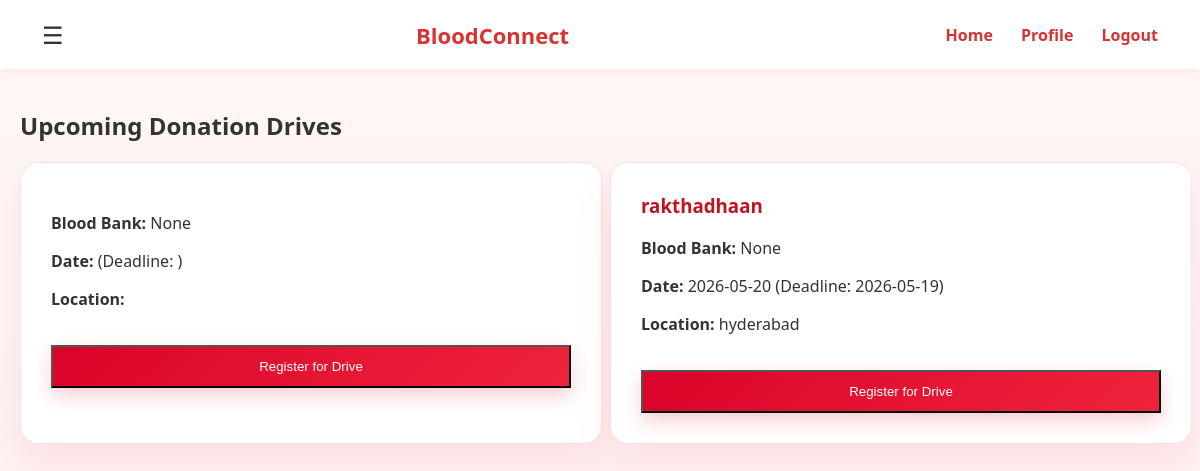
Screenshot of /drives (signed in) with the database file from the repository.
### tables this page shows
CREATE TABLE drives(
        id INTEGER PRIMARY KEY AUTOINCREMENT,
        bank_id INTEGER,
        title TEXT,
        date TEXT,
        deadline TEXT,
        location TEXT,
        description TEXT,
        status TEXT DEFAULT 'open'
    , registration_limit INTEGER, registration_open INTEGER DEFAULT 1);

### app.py (the view, shortened to what this page needs)
@app.route('/drives')
@login_required
def drives_page():
    user = session.get('user')
    drives_raw = get_all_open_drives()
    drives = []
    if user and user.get('role') == 'donor':
        donor_id = user['id']
        for d in drives_raw:
            regs = get_drive_registrations(d[0]) # d[0] is drive_id
            is_reg = any(r[0] == donor_id for r in regs) # r[0] is donor id
            drives.append({
                'id': d[0],
                'title': d[2],
                'date': d[3],
                'deadline': d[4],
                'location': d[5],
                'description': d[6],
                'bank_name': d[8],  # index 8 is b.name
                'is_registered': is_reg
            })
    return render_template("drives.html", drives=drives)

### app.py (called while the page is built)
@app.context_processor
def inject_user():
    return {'user': session.get('user')}

def login_required(view):
    @wraps(view)
    def wrapped_view(*args, **kwargs):
        if not session.get('user'):
            next_page = request.path
            if request.query_string:
                next_page += '?' + request.query_string.decode('utf-8')
            return redirect(f"/login?next={next_page}")
        return view(*args, **kwargs)
    return wrapped_view

### database.py (called while the page is built)
def get_all_open_drives():
    conn = sqlite3.connect(DB_NAME)
    cur = conn.cursor()
    cur.execute('''
        SELECT d.*, b.name as bank_name
        FROM drives d
        JOIN blood_banks b ON d.bank_id = b.id
        WHERE d.status='open' ORDER BY d.id DESC
    ''')
    drives = cur.fetchall()
    conn.close()
    return drives

def get_drive_registrations(drive_id):
    conn = sqlite3.connect(DB_NAME)
    cur = conn.cursor()
    cur.execute('''
        SELECT u.id, u.name, u.phone, u.blood, d.status
        FROM drive_registrations d
        JOIN users u ON d.donor_id = u.id
        WHERE d.drive_id=?
    ''', (drive_id,))
    regs = cur.fetchall()
    conn.close()
    return regs

### templates/drives.html (shortened to what this page needs)
<!DOCTYPE html>
<html lang="en">
<head>
    <link rel="stylesheet" href="{{ url_for('static', filename='style.css') }}">
    <link rel="stylesheet" href="https://cdnjs.cloudflare.com/ajax/libs/font-awesome/6.5.0/css/all.min.css">
</head>
<body>
    <div class="navbar">
        <div class="menu">☰</div>
        <div class="logo">BloodConnect</div>
        <div class="nav-links">
            {% if user %}
            <a href="/">Home</a>
            <a href="/profile">Profile</a>
            <a href="/logout">Logout</a>
            {% else %}
            <a href="/">Home</a>
            <a href="/login">Sign In</a>
            <a href="/signup">Sign Up</a>
            {% endif %}
        </div>
    </div>
    <section style="margin: 40px auto; max-width: 1200px; padding: 0 20px;">
        <h2>Upcoming <span>Donation Drives</span></h2>
        {% if drives %}
        <div
            style="display: grid; grid-template-columns: repeat(auto-fit, minmax(300px, 1fr)); gap: 20px; margin-top: 20px;">
            {% for drive in drives %}
            <div class="card" style="margin: 0;">
                <h3 style="color: #c1121f; margin-top: 0;">{{ drive.title }}</h3>
                <p><strong>Blood Bank:</strong> {{ drive.bank_name }}</p>
                <p><strong>Date:</strong> {{ drive.date }} (Deadline: {{ drive.deadline }})</p>
                <p><strong>Location:</strong> {{ drive.location }}</p>
                {% if user and user.get('role') == 'donor' %}
                {% if drive.is_registered %}
                <button class="secondary-btn" style="width: 100%; border-color: #c1121f; color: #c1121f;"
                    onclick="cancelDrive({{ drive.id }})">Cancel Registration</button>
                {% else %}
                <button class="primary-btn" style="width: 100%;" onclick="registerDrive({{ drive.id }})">Register for
                    Drive</button>
                {% endif %}
                {% elif user and user.get('role') == 'bank' %}
                {% else %}
                <button class="primary-btn" style="width: 100%;" onclick="location.href='/login'">Log in to
                    Register</button>
                {% endif %}
            </div>
            {% endfor %}
        </div>
        {% else %}
        <p style="color: #666;">There are no upcoming donation drives scheduled at this time.</p>
        {% endif %}
    </section>
</body>
</html>

### static/style.css (style rules this page uses)
body { margin: 0; font-family: 'Segoe UI', sans-serif; background: linear-gradient(to bottom, #fff7f7, #fff1f1); color: #333; }
.navbar { display: flex; justify-content: space-between; align-items: center; padding: 18px 42px; background: rgba(255, 255, 255, 0.95); box-shadow: 0 2px 12px rgba(214, 51, 51, 0.08); position: sticky; top: 0; z-index: 100; }
.logo { font-size: 22px; font-weight: 700; color: #d63333; }
.nav-links a { margin-left: 24px; text-decoration: none; color: #d63333; font-weight: 600; transition: 0.25s ease; }
.menu { font-size: 24px; cursor: pointer; color: #333; }
.primary-btn { background: linear-gradient(135deg, #d90429, #ef233c); color: white; box-shadow: 0 8px 20px rgba(217, 4, 41, 0.2); }
.card { background: white; width: 100%; max-width: 520px; margin: 40px auto; padding: 30px; border-radius: 18px; box-shadow: 0 18px 40px rgba(193, 18, 31, 0.08); border: 1px solid rgba(193, 18, 31, 0.12); }
.card { animation: fadeInUp 0.8s ease-out both; }
.primary-btn { width:auto; margin-top:15px; padding: 12px 24px; }

### rows the page displays
drives: title "rakthadhaan", bank_name "None", date "2026-05-20", deadline "2026-05-19", location "hyderabad", {{ drive.id }} 1 (drawn)

### other values shown
{{ drive.bank_name }} "None"
